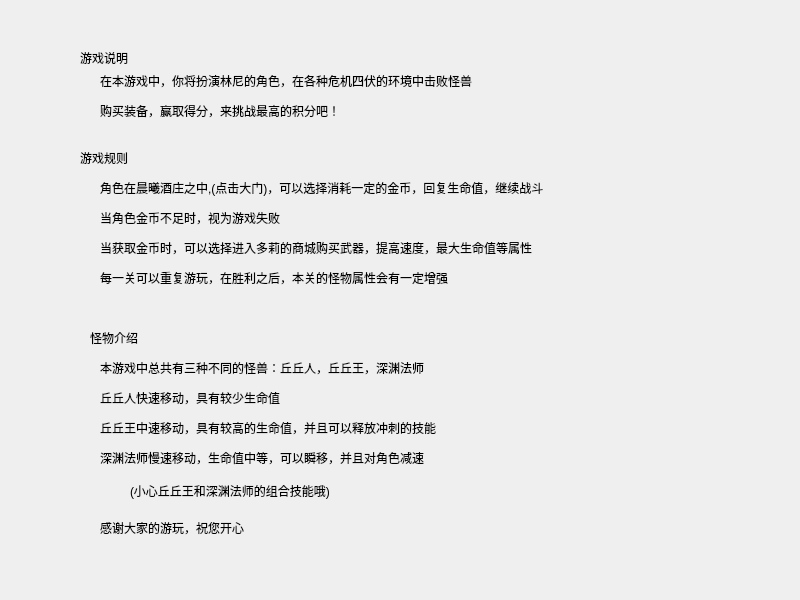
<?xml version="1.0" encoding="UTF-8"?>
<ui version="4.0">
 <class>Introduction</class>
 <widget class="QMainWindow" name="Introduction">
  <property name="geometry">
   <rect>
    <x>0</x>
    <y>0</y>
    <width>800</width>
    <height>600</height>
   </rect>
  </property>
  <property name="windowTitle">
   <string>MainWindow</string>
  </property>
  <widget class="QWidget" name="centralwidget">
   <widget class="QLabel" name="label_2">
    <property name="geometry">
     <rect>
      <x>80</x>
      <y>50</y>
      <width>71</width>
      <height>16</height>
     </rect>
    </property>
    <property name="text">
     <string>游戏说明</string>
    </property>
   </widget>
   <widget class="QLabel" name="label_3">
    <property name="geometry">
     <rect>
      <x>80</x>
      <y>150</y>
      <width>71</width>
      <height>16</height>
     </rect>
    </property>
    <property name="text">
     <string>游戏规则</string>
    </property>
   </widget>
   <widget class="QLabel" name="label_4">
    <property name="geometry">
     <rect>
      <x>100</x>
      <y>180</y>
      <width>621</width>
      <height>16</height>
     </rect>
    </property>
    <property name="text">
     <string>角色在晨曦酒庄之中,(点击大门)，可以选择消耗一定的金币，回复生命值，继续战斗</string>
    </property>
   </widget>
   <widget class="QLabel" name="label_5">
    <property name="geometry">
     <rect>
      <x>100</x>
      <y>210</y>
      <width>391</width>
      <height>16</height>
     </rect>
    </property>
    <property name="text">
     <string>当角色金币不足时，视为游戏失败</string>
    </property>
   </widget>
   <widget class="QLabel" name="label_6">
    <property name="geometry">
     <rect>
      <x>100</x>
      <y>240</y>
      <width>721</width>
      <height>16</height>
     </rect>
    </property>
    <property name="text">
     <string>当获取金币时，可以选择进入多莉的商城购买武器，提高速度，最大生命值等属性</string>
    </property>
   </widget>
   <widget class="QLabel" name="label_7">
    <property name="geometry">
     <rect>
      <x>90</x>
      <y>330</y>
      <width>71</width>
      <height>16</height>
     </rect>
    </property>
    <property name="text">
     <string>怪物介绍</string>
    </property>
   </widget>
   <widget class="QLabel" name="label_8">
    <property name="geometry">
     <rect>
      <x>100</x>
      <y>360</y>
      <width>551</width>
      <height>16</height>
     </rect>
    </property>
    <property name="text">
     <string>本游戏中总共有三种不同的怪兽：丘丘人，丘丘王，深渊法师</string>
    </property>
   </widget>
   <widget class="QLabel" name="label_9">
    <property name="geometry">
     <rect>
      <x>100</x>
      <y>390</y>
      <width>321</width>
      <height>16</height>
     </rect>
    </property>
    <property name="text">
     <string>丘丘人快速移动，具有较少生命值</string>
    </property>
   </widget>
   <widget class="QLabel" name="label_10">
    <property name="geometry">
     <rect>
      <x>100</x>
      <y>420</y>
      <width>591</width>
      <height>16</height>
     </rect>
    </property>
    <property name="text">
     <string>丘丘王中速移动，具有较高的生命值，并且可以释放冲刺的技能</string>
    </property>
   </widget>
   <widget class="QLabel" name="label_11">
    <property name="geometry">
     <rect>
      <x>100</x>
      <y>450</y>
      <width>561</width>
      <height>16</height>
     </rect>
    </property>
    <property name="text">
     <string>深渊法师慢速移动，生命值中等，可以瞬移，并且对角色减速</string>
    </property>
   </widget>
   <widget class="QLabel" name="label">
    <property name="geometry">
     <rect>
      <x>100</x>
      <y>70</y>
      <width>641</width>
      <height>21</height>
     </rect>
    </property>
    <property name="text">
     <string>在本游戏中，你将扮演林尼的角色，在各种危机四伏的环境中击败怪兽</string>
    </property>
   </widget>
   <widget class="QLabel" name="label_12">
    <property name="geometry">
     <rect>
      <x>100</x>
      <y>270</y>
      <width>741</width>
      <height>16</height>
     </rect>
    </property>
    <property name="text">
     <string>每一关可以重复游玩，在胜利之后，本关的怪物属性会有一定增强</string>
    </property>
   </widget>
   <widget class="QLabel" name="label_13">
    <property name="geometry">
     <rect>
      <x>100</x>
      <y>100</y>
      <width>571</width>
      <height>21</height>
     </rect>
    </property>
    <property name="text">
     <string>购买装备，赢取得分，来挑战最高的积分吧！</string>
    </property>
   </widget>
   <widget class="QLabel" name="label_14">
    <property name="geometry">
     <rect>
      <x>130</x>
      <y>480</y>
      <width>581</width>
      <height>21</height>
     </rect>
    </property>
    <property name="text">
     <string>(小心丘丘王和深渊法师的组合技能哦)</string>
    </property>
   </widget>
   <widget class="QLabel" name="label_15">
    <property name="geometry">
     <rect>
      <x>100</x>
      <y>520</y>
      <width>381</width>
      <height>16</height>
     </rect>
    </property>
    <property name="text">
     <string>感谢大家的游玩，祝您开心</string>
    </property>
   </widget>
  </widget>
 </widget>
 <resources/>
 <connections/>
</ui>
